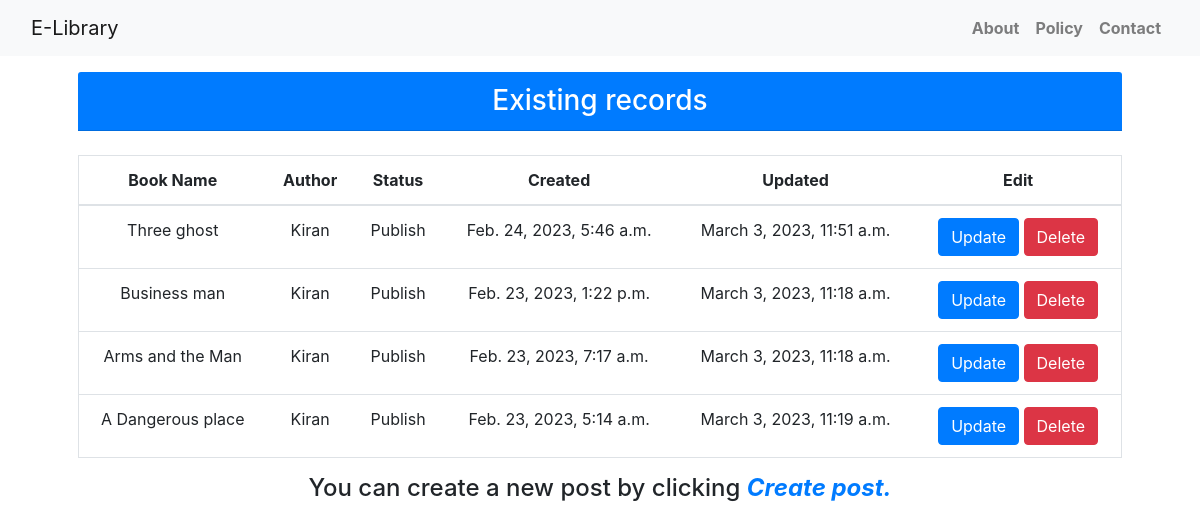
The page /book-list/ on the database its author committed.
### blog/models.py (models this page shows, shortened)
class Post(models.Model):
    (DRAFT, PUBLISH) = (0, 1)
    STATUS = [(DRAFT, "Draft"), (PUBLISH, "Publish")]
    book = models.CharField(
        max_length=200, unique=True, verbose_name="book", default="New Book"
    )
    slug = models.SlugField(max_length=200, unique=True)
    author = models.ForeignKey(
        User,
        on_delete=models.CASCADE,
        related_name="blog_posts",
        verbose_name="author",
        unique=False,
    )
    updated_on = models.DateTimeField(auto_now=True)
    content = models.CharField(max_length=1000, verbose_name="content")
    created_on = models.DateTimeField(auto_now_add=True)
    status = models.IntegerField(choices=STATUS, default=0, verbose_name="status")
    class Meta:
        ordering = ["-created_on"]

### blog/views.py (the view)
# urls.py: path('book-list/', views.MyListView.as_view(), name='book-list'),
class MyListView(ListView):
    model = Post
    template_name = "show.html"

### templates/show.html (shortened to what this page needs)
{% extends 'front.html' %} {% block content %}
<body>
  <link rel="stylesheet" href="https://cdn.jsdelivr.net/npm/bootstrap-icons@1.7.2/font/bootstrap-icons.css">
  <div class="container px-5 mt-3 text-center mb-5" >
    <div class"card">
      <h3 class="bg-primary text-white card-header">Existing records</h3>
      <table class="table table-hover  mt-4 w-100 border">
        <thead class="thead text-center">
          <tr>
            <th scope="col" align="center">Book Name</th>
            <th scope="col">Author</th>
            <th scope="col">Status</th>
            <th scope="col">Created</th>
            <th scope="col">Updated</th>
            <th scope="col">Edit</th>
          </tr>
        </thead>
        <tbody>
          {% for obj in object_list %}
          <tr class="text-center">
            <td scope="row">{{ obj.book }}</td>
            <td>{{ obj.author }}</td>
            <td>{% if obj.status == 1 %}
                 Publish
                {% else %}
                 Draft
              {% endif %}
            </td>
            <td>{{ obj.created_on }}</td>
            <td>{{ obj.updated_on }}</td>
            <td>
              <a href="{% url 'update' obj.id  %}" class="btn btn-primary">Update</a>
              <a href="{% url 'delete' obj.id  %}" class="btn btn-danger">Delete</a>
            </td>
          </tr>
          {% endfor %}
        </tbody>
      </table>
       <h4>You can create a new post by clicking <a href='/create'><b><em>Create post.</em></b></a></h4>
    </div>
  </div>
</body>
{% endblock %}

### rows shown on the page
Post: book "Three ghost", author "Kiran", status "Publish", created_on "Feb. 24, 2023, 5:46 a.m.", updated_on "March 3, 2023, 11:51 a.m."
Post: book "Business man", author "Kiran", status "Publish", created_on "Feb. 23, 2023, 1:22 p.m.", updated_on "March 3, 2023, 11:18 a.m."
Post: book "Arms and the Man", author "Kiran", status "Publish", created_on "Feb. 23, 2023, 7:17 a.m.", updated_on "March 3, 2023, 11:18 a.m."
Post: book "A Dangerous place", author "Kiran", status "Publish", created_on "Feb. 23, 2023, 5:14 a.m.", updated_on "March 3, 2023, 11:19 a.m."
